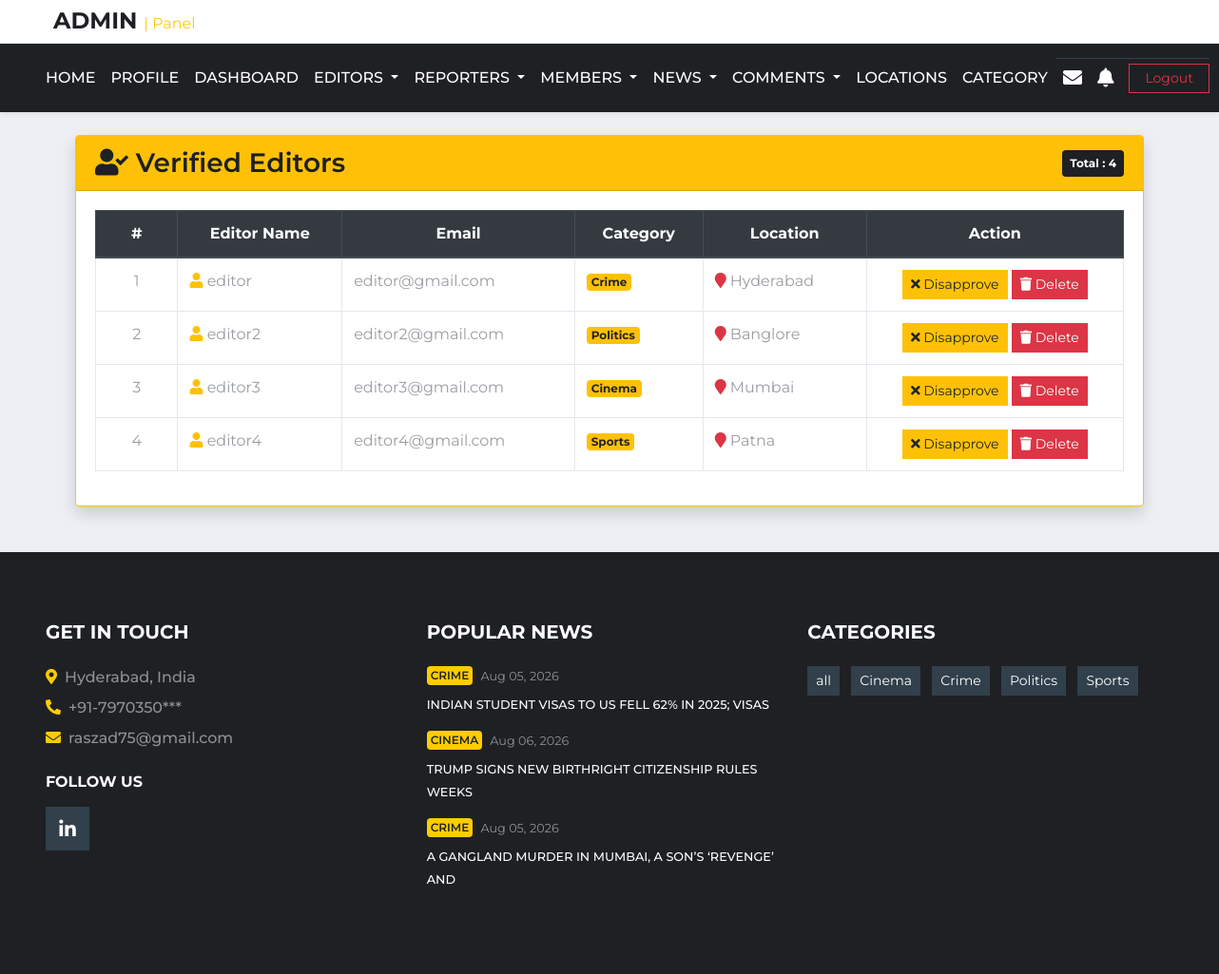
The app's page /ve.php (signed in) with its own data.
### tables this page shows
CREATE TABLE `user_details` (
  `uid` int(5) NOT NULL,
  `name` text NOT NULL,
  `mobile` varchar(10) NOT NULL,
  `email` varchar(50) NOT NULL,
  `password` varchar(10) NOT NULL,
  `role` text NOT NULL,
  `photo` varchar(50) NOT NULL,
  `cat_id` int(5) NOT NULL,
  `loc_id` int(5) NOT NULL,
  `is_verified` int(5) NOT NULL DEFAULT 0,
  `is_deleted` int(5) NOT NULL DEFAULT 0
);

CREATE TABLE `category` (
  `cat_id` int(5) NOT NULL,
  `category` text NOT NULL,
  `is_delete` tinyint(1) NOT NULL DEFAULT 0
);

CREATE TABLE `location` (
  `loc_id` int(5) NOT NULL,
  `location` text NOT NULL,
  `is_delete` tinyint(1) NOT NULL DEFAULT 0
);

CREATE TABLE `news_table` (
  `nid` int(5) NOT NULL,
  `heading` varchar(50) NOT NULL,
  `n_category_id` int(5) NOT NULL,
  `n_location_id` int(5) NOT NULL,
  `description` varchar(5000) NOT NULL,
  `reporter_id` int(5) NOT NULL,
  `editor_id` int(11) NOT NULL,
  `news_image` varchar(50) NOT NULL,
  `posted_date` timestamp NOT NULL DEFAULT current_timestamp(),
  `views` int(5) NOT NULL,
  `is_delete` int(5) NOT NULL DEFAULT 0,
  `is_publish` int(5) NOT NULL DEFAULT 0,
  `is_breaking` int(5) NOT NULL DEFAULT 0,
  `scheduled_publish_at` datetime DEFAULT NULL,
  `is_scheduled` tinyint(1) NOT NULL DEFAULT 0
);

### ve.php (the view, shortened to what this page needs)
<?php
include "admin_header.php";
$sql2 = "SELECT u.uid,u.name,u.email,u.cat_id,u.loc_id,
         c.category AS category_name,
         l.location AS location_name
         FROM user_details u
         LEFT JOIN category c ON u.cat_id=c.cat_id
         LEFT JOIN location l ON u.loc_id=l.loc_id
         WHERE u.role='editor'
         AND u.is_verified=1
         AND u.is_deleted=0";
$result2 = mysqli_query($conn, $sql2);
?>
<div class="container mt-4">
    <div class="card shadow border-warning">
        <div class="card-header bg-warning">
            <div class="d-flex justify-content-between align-items-center">
                <h3 class="mb-0 text-dark">
                    <i class="fa fa-user-check"></i>
                    Verified Editors
                </h3>
                <span class="badge badge-dark p-2">
                    Total :
                    <?php echo mysqli_num_rows($result2); ?>
                </span>
            </div>
        </div>
        <div class="card-body">
            <div class="table-responsive">
                <table class="table table-bordered table-hover">
                    <thead class="thead-dark">
                        <tr class="text-center">
                            <th width="8%">#</th>
                            <th>Editor Name</th>
                            <th>Email</th>
                            <th>Category</th>
                            <th>Location</th>
                            <th width="25%">Action</th>
                        </tr>
                    </thead>
                    <tbody>
                        <?php
                        $i = 1;
                        foreach ($result2 as $row) {
                        ?>
                            <tr>
                                <td class="text-center">
                                    <?php echo $i++; ?>
                                </td>
                                <td>
                                    <i class="fa fa-user text-warning"></i>
                                    <?php echo $row['name']; ?>
                                </td>
                                <td>
                                    <?php echo $row['email']; ?>
                                </td>
                                <td>
                                    <span class="badge badge-warning">
                                        <?php echo $row['category_name']; ?>
                                    </span>
                                </td>
                                <td>
                                    <i class="fa fa-map-marker text-danger"></i>
                                    <?php echo $row['location_name']; ?>
                                </td>
                                <td class="text-center">
                                    <a href="db.php?diseditor=<?php echo $row['uid']; ?>"
                                        class="btn btn-warning btn-sm">
                                        <i class="fa fa-times"></i>
                                        Disapprove
                                    </a>
                                    <a href="db.php?deleditor2=<?php echo $row['uid']; ?>"
                                        class="btn btn-danger btn-sm"
                                        onclick="return confirm('Delete this editor?')">
                                        <i class="fa fa-trash"></i>
                                        Delete
                                    </a>
                                </td>
                            </tr>
                        <?php
                        }
                        ?>
                    </tbody>
                </table>
            </div>
        </div>
    </div>
</div>
<?php
include "footer.php";
?>

### footer.php (shortened to what this page needs)
<?php
$conn = mysqli_connect("localhost", "root", "", "news");
?>
<footer class="container-fluid bg-dark text-white-50 pt-5 px-sm-3 px-md-5 mt-5">
    <div class="row py-4">
        <div class="col-lg-4 col-md-6 mb-5">
            <h5 class="mb-4 text-white text-uppercase font-weight-bold">Get In Touch</h5>
            <p class="font-weight-medium mb-2">
                <i class="fa fa-map-marker-alt mr-2 text-primary"></i>Hyderabad, India
            </p>
            <p class="font-weight-medium mb-2">
                <i class="fa fa-phone-alt mr-2 text-primary"></i>+91-7970350***
            </p>
            <p class="font-weight-medium mb-4">
                <i class="fa fa-envelope mr-2 text-primary"></i>raszad75@gmail.com
            </p>
            <h6 class="mt-4 mb-3 text-white text-uppercase font-weight-bold">Follow Us</h6>
            <div class="d-flex justify-content-start">
                <a class="btn btn-lg btn-secondary btn-lg-square mr-2 text-white"
                    href="https://www.linkedin.com/in/aszad-raza"
                    target="_blank">
                    <i class="fab fa-linkedin-in"></i>
                </a>
            </div>
        </div>
        <?php
        $popular_sql = " SELECT n.nid, n.heading, n.posted_date, c.category,
        COUNT(l.like_id) AS total_likes FROM news_table n
        LEFT JOIN category c ON n.n_category_id = c.cat_id LEFT JOIN `likes` l ON n.nid = l.news_id
        WHERE n.is_publish = 1 AND n.is_delete = 0 GROUP BY  n.nid, n.heading, n.posted_date, c.category
        ORDER BY total_likes DESC LIMIT 3
";
        $popular_result = mysqli_query($conn, $popular_sql);
        ?>
        <div class="col-lg-4 col-md-6 mb-5">
            <h5 class="mb-4 text-white text-uppercase font-weight-bold">
                Popular News
            </h5>
            <?php foreach ($popular_result as $popular) { ?>
                <div class="mb-3">
                    <div class="mb-2 d-flex align-items-center">
                        <a class="badge badge-primary text-uppercase font-weight-semi-bold p-1 mr-2"
                            href="index.php?catcat=<?php echo urlencode($popular['category']); ?>">
                            <?php echo $popular['category']; ?>
                        </a>
                        <a class="text-white-50 small" href="#">
                            <?php echo date("M d, Y", strtotime($popular['posted_date'])); ?>
                        </a>
                    </div>
                    <a class="small text-light text-uppercase font-weight-medium text-decoration-none"
                        href="db.php?singlenews2=<?php echo $popular['nid']; ?>">
                        <?php echo $popular['heading']; ?>
                    </a>
                </div>
            <?php } ?>
        </div>
        <?php
        $category_sql = "SELECT * FROM category ORDER BY category ASC";
        $category_result = mysqli_query($conn, $category_sql);
        ?>
        <div class="col-lg-4 col-md-6 mb-5">
            <h5 class="mb-4 text-white text-uppercase font-weight-bold">Categories</h5>
            <div class="m-n1">
                <?php
                foreach ($category_result as $category) {
                ?>
                    <a href="index.php?catcat=<?php echo urlencode($category['category']); ?>"
                        class="btn btn-sm btn-secondary m-1 text-white">
                        <?php echo $category['category']; ?>
                    </a>
                <?php
                }
                ?>
            </div>
        </div>
    </div>
</footer>
</body>
</html>

### records on screen
user_details: name "editor", email "editor@gmail.com", cat.category "Crime", loc.location "Hyderabad"
user_details: name "editor2", email "editor2@gmail.com", cat.category "Politics", loc.location "Banglore"
user_details: name "editor3", email "editor3@gmail.com", cat.category "Cinema", loc.location "Mumbai"
user_details: name "editor4", email "editor4@gmail.com", cat.category "Sports", loc.location "Patna"
news_table: n_category.category "CRIME", posted_date "Aug 05, 2026", heading "INDIAN STUDENT VISAS TO US FELL 62% IN 2025; VISAS"
news_table: n_category.category "CINEMA", posted_date "Aug 06, 2026", heading "TRUMP SIGNS NEW BIRTHRIGHT CITIZENSHIP RULES WEEKS"
news_table: n_category.category "CRIME", posted_date "Aug 05, 2026", heading "A GANGLAND MURDER IN MUMBAI, A SON’S ‘REVENGE’ AND"
category: category "all"
category: category "Cinema"
category: category "Crime"
category: category "Politics"
category: category "Sports"

### other values on screen
mysqli_num_rows($result2) "4"
